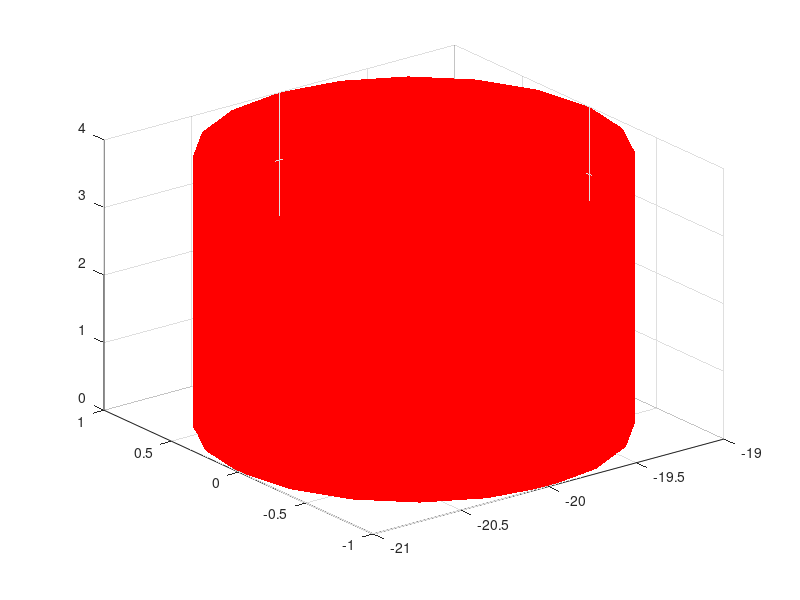

The MATLAB script that drew this image:
function load_train
global trainHandle

[x,y,z] = cylinder([1 1],20);
z = z * 4;

trainHandle = surf(x-20,y,z,'FaceColor','red','EdgeColor','none');
end
